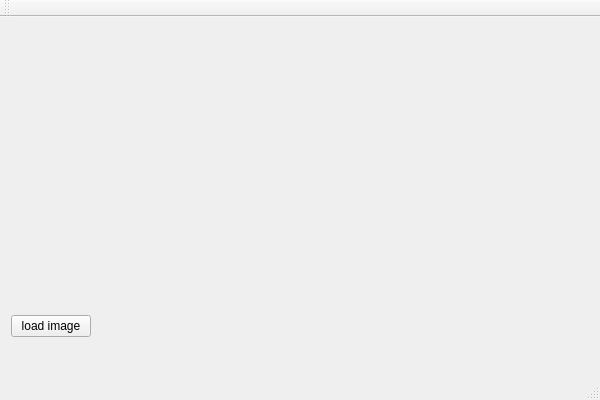
<?xml version="1.0" encoding="UTF-8"?>
<ui version="4.0">
 <class>MainWindow</class>
 <widget class="QMainWindow" name="MainWindow">
  <property name="geometry">
   <rect>
    <x>0</x>
    <y>0</y>
    <width>600</width>
    <height>400</height>
   </rect>
  </property>
  <property name="windowTitle">
   <string>Epitome Test1</string>
  </property>
  <widget class="QWidget" name="centralWidget">
   <property name="minimumSize">
    <size>
     <width>600</width>
     <height>339</height>
    </size>
   </property>
   <widget class="QWidget" name="verticalLayoutWidget">
    <property name="geometry">
     <rect>
      <x>0</x>
      <y>0</y>
      <width>601</width>
      <height>331</height>
     </rect>
    </property>
    <layout class="QVBoxLayout" name="verticalLayout">
     <item>
      <layout class="QHBoxLayout" name="horizontalLayout_2">
       <item>
        <widget class="QWidget" name="imageWidget" native="true">
         <property name="sizePolicy">
          <sizepolicy hsizetype="MinimumExpanding" vsizetype="MinimumExpanding">
           <horstretch>0</horstretch>
           <verstretch>0</verstretch>
          </sizepolicy>
         </property>
        </widget>
       </item>
       <item>
        <widget class="QWidget" name="mapWidget" native="true">
         <property name="sizePolicy">
          <sizepolicy hsizetype="MinimumExpanding" vsizetype="MinimumExpanding">
           <horstretch>0</horstretch>
           <verstretch>0</verstretch>
          </sizepolicy>
         </property>
        </widget>
       </item>
      </layout>
     </item>
     <item>
      <layout class="QHBoxLayout" name="horizontalLayout">
       <item>
        <widget class="QPushButton" name="pushButton">
         <property name="text">
          <string>load image</string>
         </property>
        </widget>
       </item>
       <item>
        <spacer name="horizontalSpacer">
         <property name="orientation">
          <enum>Qt::Horizontal</enum>
         </property>
         <property name="sizeHint" stdset="0">
          <size>
           <width>40</width>
           <height>20</height>
          </size>
         </property>
        </spacer>
       </item>
      </layout>
     </item>
    </layout>
   </widget>
  </widget>
  <widget class="QMenuBar" name="menuBar">
   <property name="geometry">
    <rect>
     <x>0</x>
     <y>0</y>
     <width>600</width>
     <height>25</height>
    </rect>
   </property>
  </widget>
  <widget class="QToolBar" name="mainToolBar">
   <attribute name="toolBarArea">
    <enum>TopToolBarArea</enum>
   </attribute>
   <attribute name="toolBarBreak">
    <bool>false</bool>
   </attribute>
  </widget>
  <widget class="QStatusBar" name="statusBar"/>
 </widget>
 <layoutdefault spacing="6" margin="11"/>
 <resources/>
 <connections/>
</ui>
